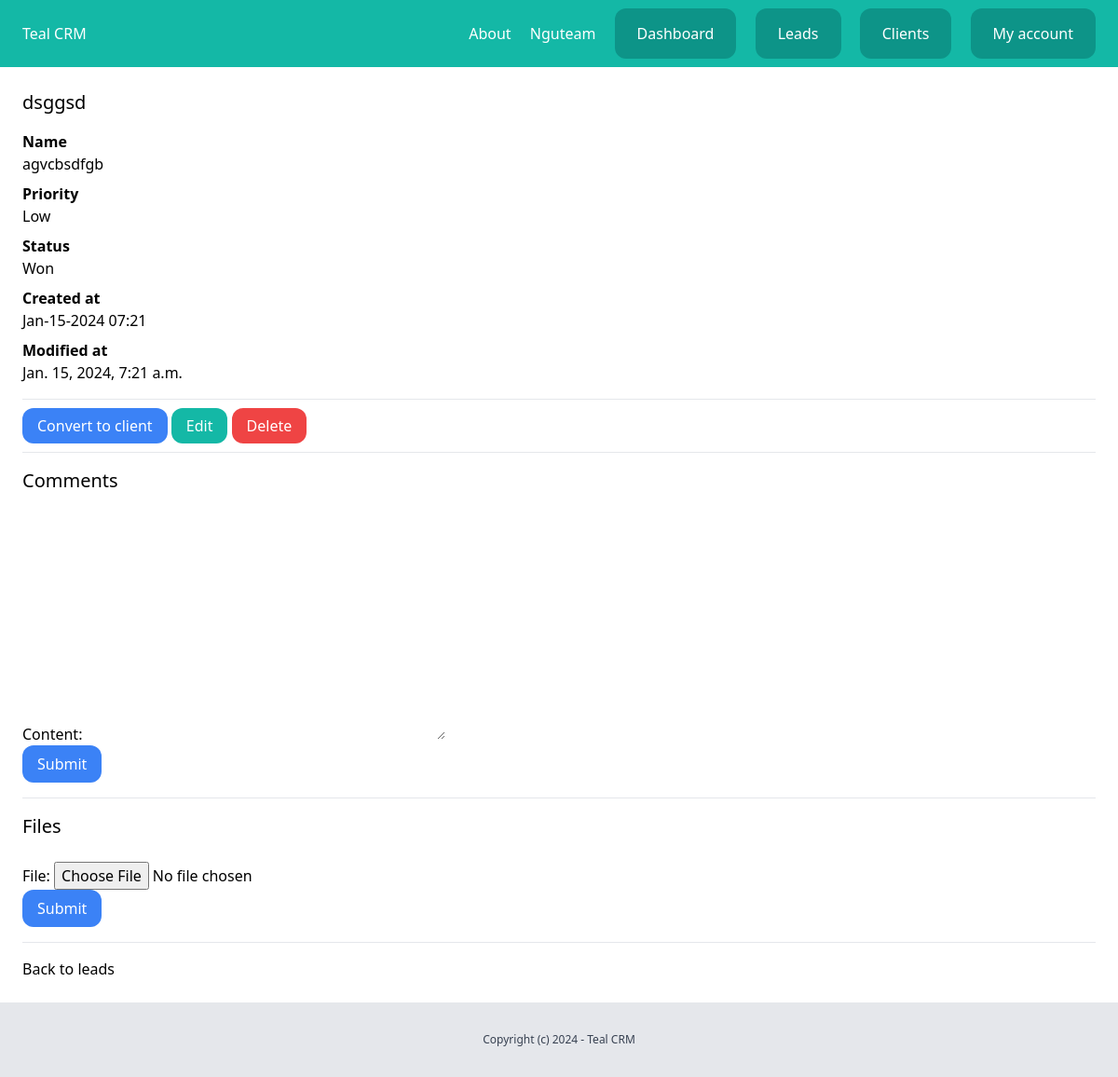
Page /dashboard/leads/11 (signed in) on the earlier database version.
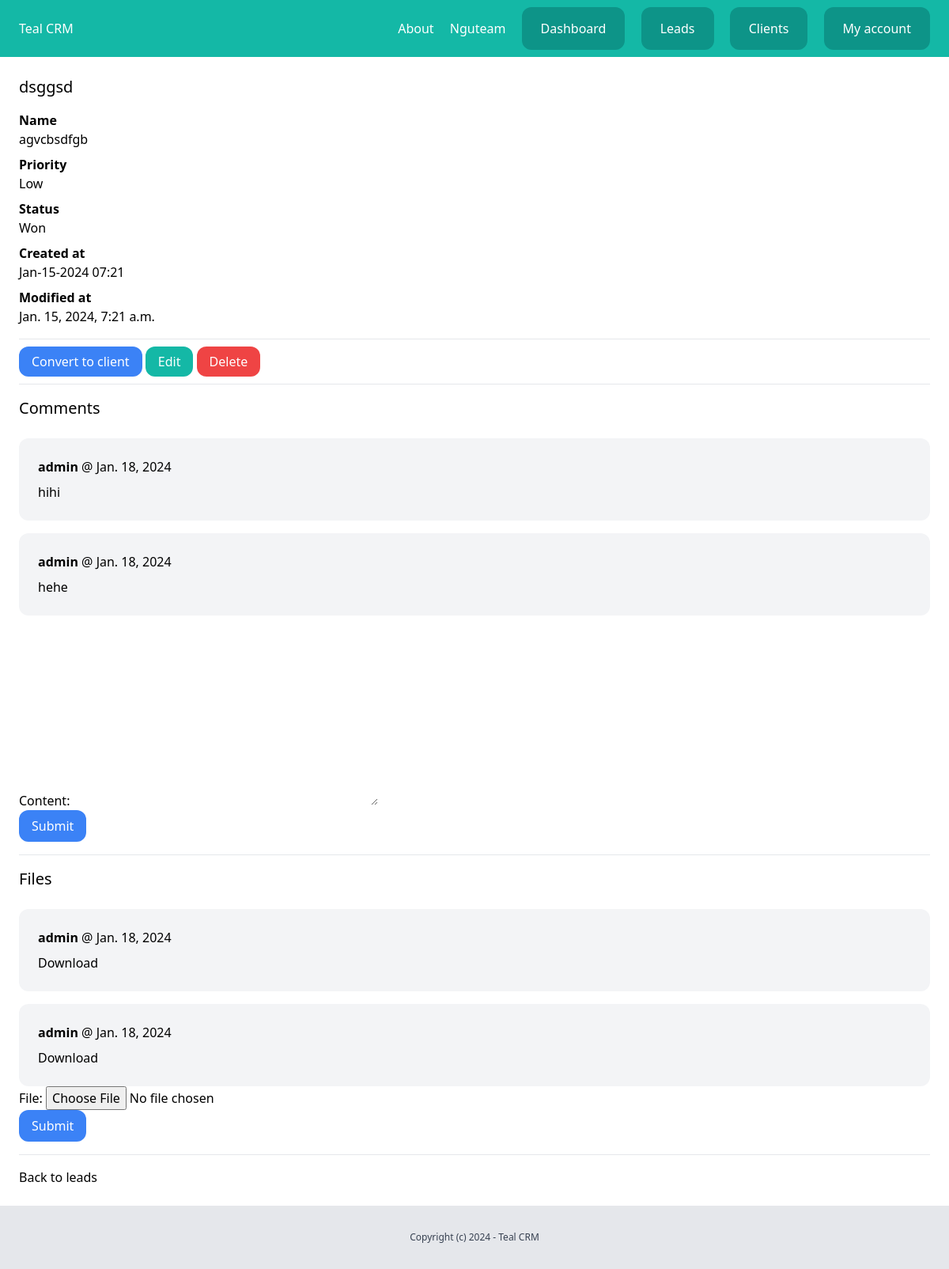
Same page on the later database version.
### team/models.py (models this page shows, shortened)
class Team(models.Model):
    plan = models.ForeignKey(Plan, related_name='teams', blank=True, null=True, on_delete=models.CASCADE)
    name = models.CharField(max_length=100)
    members = models.ManyToManyField(User, related_name='teams')
    created_by = models.ForeignKey(User, related_name='created_teams', on_delete=models.CASCADE)
    created_at = models.DateTimeField(auto_now_add=True)

### leads/models.py (models this page shows, shortened)
class Lead(models.Model):
    LOW = 'low'
    MEDIUM = 'medium'
    HIGH = 'high'
    CHOICES_PRIORITY = (
        (LOW, 'Low'),
        (MEDIUM, 'Medium'),
        (HIGH, 'High')
    )
    NEW = 'new'
    CONTACTED = 'contacted'
    WON = 'won'
    LOST = 'lost'
    CHOICES_STATUS = (
        (NEW, 'New'),
        (CONTACTED, 'Contacted'),
        (WON, 'Won'),
        (LOST, 'Lost')
    )
    team = models.ForeignKey(Team, related_name="leads", on_delete=models.CASCADE)
    name = models.CharField(max_length=255)
    email = models.EmailField()
    description = models.TextField(blank=True, null=True)
    priority = models.CharField(max_length=10, choices=CHOICES_PRIORITY, default=MEDIUM)
    status = models.CharField(max_length=10, choices=CHOICES_STATUS, default=NEW)
    converted_to_client = models.BooleanField(default=False)
    created_by = models.ForeignKey(User, related_name='leads', on_delete=models.CASCADE)
    created_at = models.DateTimeField(auto_now_add=True)
    modified_at = models.DateTimeField(auto_now=True)
    class Meta:
        ordering = ('name',)

class Comment(models.Model):
    team = models.ForeignKey(Team, related_name='lead_comments', on_delete=models.CASCADE)
    lead = models.ForeignKey(Lead, related_name='comments', on_delete=models.CASCADE)
    content = models.TextField(blank=True, null=True)
    created_by = models.ForeignKey(User, related_name='lead_comments', on_delete=models.CASCADE)
    created_at = models.DateField(auto_now_add=True)

class LeadFile(models.Model):
    team = models.ForeignKey(Team, related_name='lead_files', on_delete=models.CASCADE)
    lead = models.ForeignKey(Lead, related_name='files', on_delete=models.CASCADE)
    file = models.FileField(upload_to='leadfiles')
    created_by = models.ForeignKey(User, related_name='lead_files', on_delete=models.CASCADE)
    created_at = models.DateField(auto_now_add=True)

### leads/views.py (the view)
# urls.py: path('<int:pk>', views.LeadDetailView.as_view(), name='detail'),
class LeadDetailView(LoginRequiredMixin, DetailView):
    model = Lead
    def get_context_data(self, **kwargs):
        context = super().get_context_data(**kwargs)
        context['lead'] = self.get_object()
        context['form'] = AddcommentForm()
        context['fileform'] = AddFileForm()
        return context
    def get_object(self):
        id = self.kwargs.get("pk")
        lead = Lead.objects.get(id=id)
        return lead

### leads/forms.py
class AddcommentForm(forms.ModelForm):
    class Meta:
        model = Comment
        fields = ('content',)

class AddFileForm(forms.ModelForm):
    class Meta:
        model = LeadFile
        fields = ('file', )

### team/context_processors.py (called while the page is built)
def active_team(request):
    if request.user.is_authenticated:
        if request.user.userprofile.active_team:
            active_team = request.user.userprofile.active_team
        else:
            active_team = Team.objects.filter(created_by=request.user)[0]
    else:
        active_team = None
    return {'active_team': active_team}

### leads/templates/leads/lead_detail.html (shortened to what this page needs)
{% extends "core/base.html" %}
{% block content %}
<div class="py-6 px-6">
    <h1 class="mb-4 text-xl">{{ lead.name }}</h1>
    {% if lead.description %}
        <p class="font-semibold">Name</p>
        <p class="mb-2">{{lead.description}}</p>
    {% endif %}
    <p class="font-semibold">Priority</p>
    <p class="mb-2">{{ lead.get_priority_display }}</p>
    <p class="font-semibold">Status</p>
    <p class="mb-2">{{lead.get_status_display}}</p>
    <p class="font-semibold">Created at</p>
    <p class="mb-2">{{lead.created_at|date:"M-d-Y H:i"}}</p>
    <p class="font-semibold">Modified at</p>
    <p>{{lead.modified_at}}</p>
    <hr class="my-4">
    <a href="{% url 'leads:convert_to_client' lead.id %}" class="py-2 px-4 rounded-xl bg-blue-500 text-white">Convert to client</a>
    <a href="{% url 'leads:edit' lead.id %}" class="py-2 px-4 rounded-xl bg-teal-500 text-white">Edit</a>
    <a href="#" onclick="document.getElementById('lead_delete_form').submit();" class="py-2 px-4 rounded-xl bg-red-500 text-white">Delete</a>
    <hr class="my-4">
    <h2 class="mb-6 text-xl">Comments</h2>
    <div class="space-y-4">
        {% for comment in lead.comments.all %}
        <div class="bg-gray-100 p-6 rounded-xl">
            <p class="mb-2"><strong>{{ comment.created_by }}</strong> @ {{comment.created_at }}</p>
            {{ comment.content}}
        </div>
        {% endfor %}
    </div>
    <form method="post" action="{% url 'leads:add_comment' lead.id %}">
        {{ form.as_p }}
        <button class="py-2 px-4 rounded-xl bg-blue-500 text-white">Submit</button>
    </form>
    <hr class="my-4">
    <h2 class="mb-6 text-xl">Files</h2>
    <div class="space-y-4">
        {% for file in lead.files.all %}
        <div class="bg-gray-100 p-6 rounded-xl">
            <p class="mb-2"><strong>{{ file.created_by }}</strong> @ {{ file.created_at }}</p>
            <a href="{{ file.file.url  }}">Download</a>
        </div>
        {% endfor %}
    </div>
    <form method="post" action="{% url 'leads:add_file' lead.id %}" enctype="multipart/form-data">
        {{ fileform.as_p }}
        <button class="py-2 px-4 rounded-xl bg-blue-500 text-white">Submit</button>
    </form>
    <hr class="my-4">
    <a href="{% url 'leads:list' %}">Back to leads</a>
</div>
{% endblock content %}

### core/templates/core/base.html (shortened to what this page needs)
{% load static %}
<!doctype html>
<html>
<head>
    <link rel="stylesheet" href="{% static 'main.min.css' %}">
</head>
<body>
    {% include "core/partials/nav.html" %}
    {% block content %}
    {% endblock %}
    {% include "core/partials/footer.html" %}
</body>
</html>

### core/templates/core/partials/nav.html
<nav class="py-6 px-6 flex justify-between bg-teal-500">
    <a href="/" class="text-white">Teal CRM</a>
    <div class="space-x-4">
        <a href="{% url 'about' %}" class="text-white">About</a>
        {% if request.user.is_authenticated %}
            <a href="{% url 'team:detail' active_team.id %}" class="text-white">{{ active_team.name }}</a>
            <a href="{% url 'dashboard:dashboard' %}" class="py-4 px-6 bg-teal-600 rounded-xl text-white">Dashboard</a>
            <a href="{% url 'leads:list' %}" class="py-4 px-6 bg-teal-600 rounded-xl text-white">Leads</a>
            <a href="{% url 'clients:list' %}" class="py-4 px-6 bg-teal-600 rounded-xl text-white">Clients</a>
            <a href="{% url 'userprofile:myaccount' %}" class="py-4 px-6 bg-teal-600 rounded-xl text-white">My account</a>
        {% else %}
            <a href="{% url 'login' %}" class="py-4 px-6 bg-teal-600 rounded-xl text-white">Log in</a>
            <a href="{% url 'userprofile:signup' %}" class="py-4 px-6 bg-teal-300 rounded-xl text-white">Sign up</a>
        {% endif %}
    </div>
</nav>

### core/templates/core/partials/footer.html
<footer class="py-8 text-center bg-gray-200">
    <p class="text-xs text-gray-700">Copyright (c) 2024 - Teal CRM</p>
</footer>

Differences in the rows shown:
added Comment: created_by "admin", created_at "Jan. 18, 2024", content "hihi"
added Comment: created_by "admin", created_at "Jan. 18, 2024", content "hehe"
added LeadFile: created_by "admin", created_at "Jan. 18, 2024"
added LeadFile: created_by "admin", created_at "Jan. 18, 2024"
